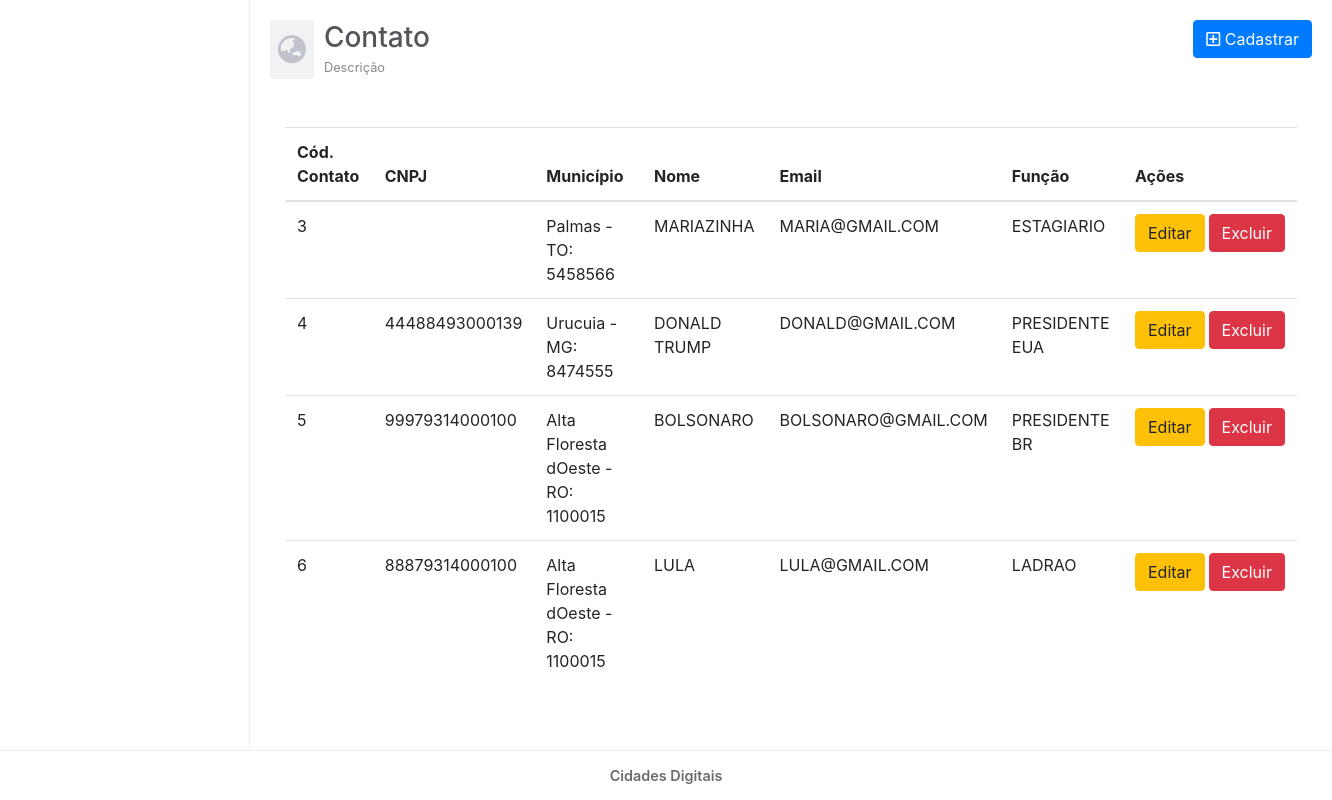
Page /View/Contato.php on the earlier database version.
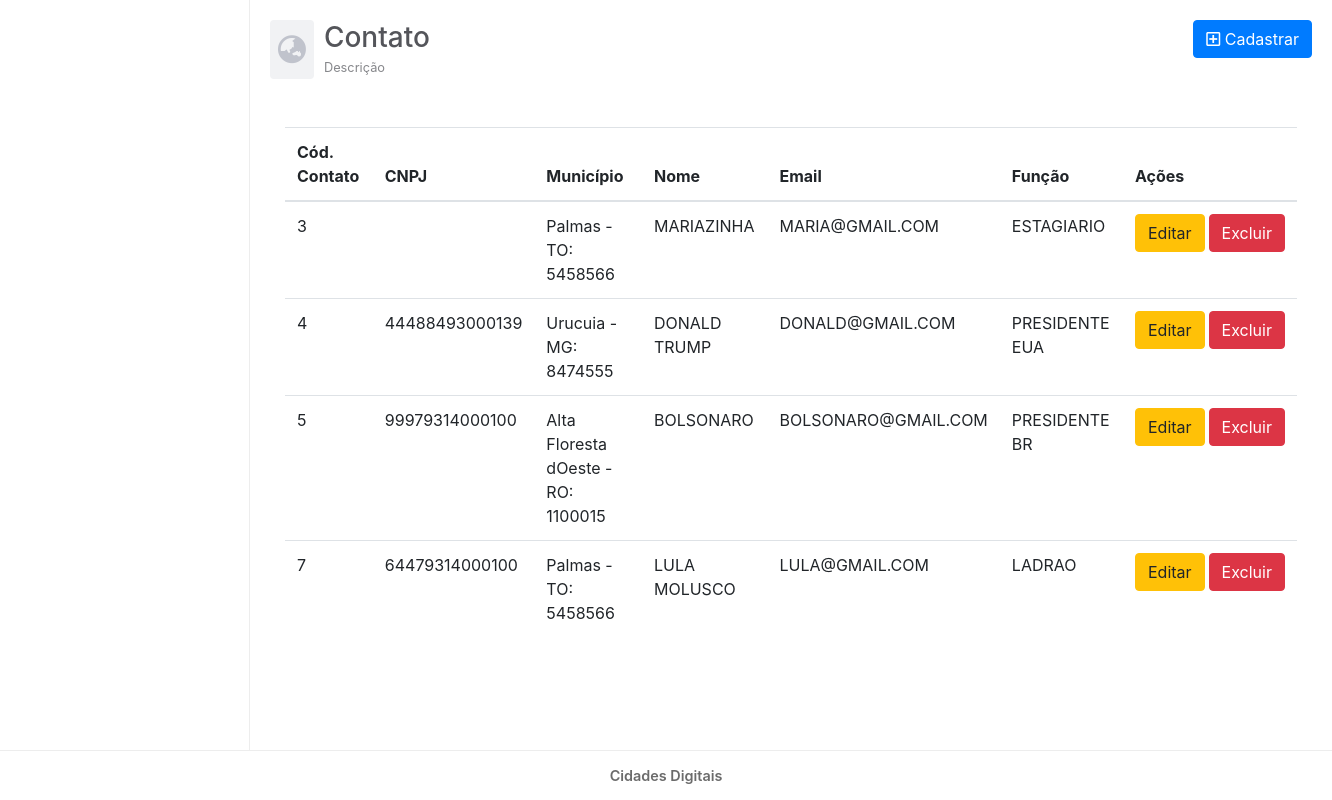
Same page on the later database version.
### tables this page shows
CREATE TABLE IF NOT EXISTS `contato` (
  `cod_contato` int(11) NOT NULL AUTO_INCREMENT,
  `cnpj` varchar(14) DEFAULT NULL,
  `cod_ibge` int(7) DEFAULT NULL,
  `nome` varchar(50) DEFAULT NULL,
  `email` varchar(100) DEFAULT NULL,
  `funcao` varchar(45) DEFAULT NULL,
  PRIMARY KEY (`cod_contato`),
  KEY `fk_contato_entidade1_idx` (`cnpj`),
  KEY `fk_contato_cd1_idx` (`cod_ibge`)
);

### Model/DAO/ClassContatoDAO.php (called while the page is built, shortened)
<?php
class ClassContatoDAO {
    public function listarContato(){
        try {
            $pdo = Conexao::getInstance();
            $sql = "SELECT CONCAT(municipio.nome_municipio,  ' - ' , municipio.uf,': ',contato.cod_ibge) AS cod_ibge,
            contato.cod_contato,
            contato.cnpj,
            contato.nome,
            contato.email,
            contato.funcao
            FROM contato
            INNER JOIN municipio ON contato.cod_ibge = municipio.cod_ibge
            ORDER BY cod_contato ASC";
            $stmt = $pdo->prepare($sql);
            $stmt->execute();
            return $stmt->fetchAll();
        } catch (PDOException $ex) {
            return $ex->getMessage();
        }
    }
}

### Controller/ControleListarContato.php (called while the page is built)
<?php
require_once '../Model/DAO/ClassContatoDAO.php';
$listar = new ClassContatoDAO();
$dados = $listar->listarContato();
if($dados) {
    $array_dados = $dados;
} else {
    $array_dados = [];
}

### view/Contato.php (the view, shortened to what this page needs)
<?php
    include_once("_cabecalho.php");
    require_once("../Controller/ControleListarContato.php");
    ?>
    <main id="main">
        <div class="row mb-5">
          <div id="mainHeader" class="col-md-6 d-flex align-items-center">
            <span id="mainHeaderIcon">
                <i class="fas fa-globe-asia"></i>
            </span>
            <span>
            <h3 class="mb-0">Contato</h3>
            <small>Descrição</small>
            </span>
            </div>
            <div class="col-md-6 text-right">
                <button type="button" class="btn btn-primary" data-toggle="modal" data-target=".cadastrar-contato-modal-lg">
                <i class="far fa-plus-square"></i>
                Cadastrar
                </button>
            </div>
        </div>
        <div class="container">
          <div class="row">
            <div class="col-12">
              <div class="table-responsive">
                <table class="table">
                  <thead>
                    <tr>
                      <th scope="col">Cód. Contato</th>
                      <th scope="col">CNPJ </th>
                      <th scope="col">Município </th>
                      <th scope="col">Nome </th>
                      <th scope="col">Email </th>
                      <th scope="col">Função </th>
                      <th scope="col">Ações </th>
                    </tr>
                  </thead>
                  <tbody>
                  <?php
                    foreach($array_dados as $key => $value) {
                        ?>
                        <tr>
                          <td><?php echo $value['cod_contato'] ?></td>
                          <td><?php echo $value['cnpj'] ?></td>
                          <td><?php echo $value['cod_ibge']?></td>
                          <td><?php echo $value['nome'] ?></td>
                          <td><?php echo $value['email'] ?></td>
                          <td><?php echo $value['funcao'] ?></td>
                          <td>
                            <span class="d-flex">
                              <a href="<?php echo URL ?>View/ContatoEditar.php?cod_contato=<?php echo $value['cod_contato'] ?>"
                                class="btn btn-warning mr-1">
                                Editar
                              </a>
                              <button onclick="apagarDados('<?php echo URL ?>Controller/ControleApagarContato.php?cod_contato=<?php echo $value['cod_contato'] ?>')" class="btn btn-danger">
                              Excluir
                              </button>
                            </span>
                          </td>
                        </tr>
                        <?php
                    }
                  ?>
                  </tbody>
                </table>
              </div>
            </div>
          </div>
        </div>
    </main>
    <?php
    include_once('_rodape.php');
?>

### view/_cabecalho.php (shortened to what this page needs)
<!DOCTYPE html>
<html lang="pt-br">
  <head>
    <link rel="stylesheet" href="<?php echo URL ?>View/css/estilos.css">
    <link rel="stylesheet" href="<?php echo URL ?>View/css/icones.css">
    <link rel="stylesheet" href="<?php echo URL ?>View/css/bootstrap.css">
  </head>
  <body>
  <div class="w-100">
    <header id="header">
    </header>

### view/_rodape.php (shortened to what this page needs)
    <footer id="footer">
      <p>
        Cidades Digitais
      </p>
    </footer>
</div>
  </body>
</html>

### view/css/estilos.css (style rules this page uses)
* { margin: 0; padding: 0; box-sizing: border-box; }
html, body, body>div, #container { height: 100%; }
body>div { display: grid; grid-template-columns: 250px 1fr; grid-template-rows: 1fr 50px; grid-template-areas: "header main" "footer footer"; max-width: 100%; }
header#header { grid-area: header; border-right: 1px solid #ededed; padding: 20px; }
main#main { grid-area: main; padding: 20px; }
main#main #mainHeader #mainHeaderIcon { font-size: 1.8rem; padding: 8px; border-radius: 4px; background: #f1f2f4; color: #c0c3cc; margin-right: 10px; }
main#main #mainHeader span h3 { color: #54555a; }
main#main #mainHeader span small { color: #86878b; }
footer#footer { grid-area: footer; display: flex; flex-direction: row; justify-content: center; align-items: center; align-content: center; border-top: 1px solid #ededed; }
footer p { margin: 0; padding: 0; text-align: center; font-size: .9rem; color: #6b6b6b; font-weight: 600; }

Differences in the rows shown:
removed contato: cod_contato "6", cnpj "88879314000100", cod_ibge "Alta Floresta dOeste - RO: 1100015", nome "LULA", email "LULA@GMAIL.COM", funcao "LADRAO"
added contato: cod_contato "7", cnpj "64479314000100", cod_ibge "Palmas - TO: 5458566", nome "LULA MOLUSCO", email "LULA@GMAIL.COM", funcao "LADRAO"
